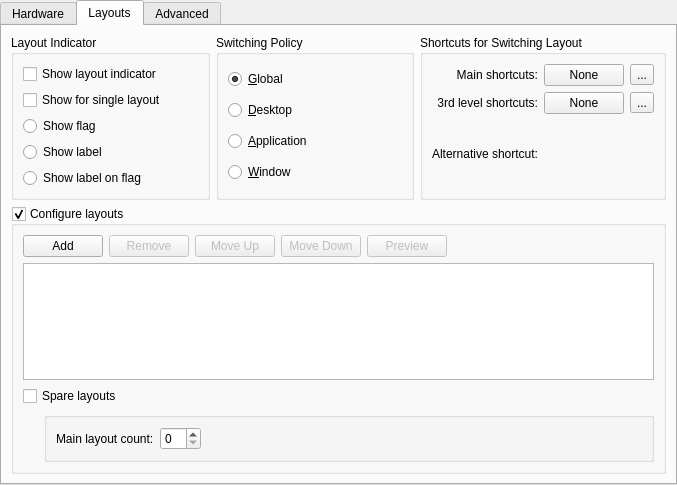
<?xml version="1.0" encoding="UTF-8"?>
<ui version="4.0">
 <class>TabWidget</class>
 <widget class="QTabWidget" name="TabWidget">
  <property name="geometry">
   <rect>
    <x>0</x>
    <y>0</y>
    <width>677</width>
    <height>485</height>
   </rect>
  </property>
  <property name="currentIndex">
   <number>1</number>
  </property>
  <widget class="QWidget" name="tabHardware">
   <attribute name="title">
    <string>Hardware</string>
   </attribute>
   <layout class="QFormLayout" name="formLayout">
    <item row="0" column="0">
     <widget class="QLabel" name="label_4">
      <property name="sizePolicy">
       <sizepolicy hsizetype="Minimum" vsizetype="Preferred">
        <horstretch>1</horstretch>
        <verstretch>0</verstretch>
       </sizepolicy>
      </property>
      <property name="text">
       <string>Keyboard &amp;model:</string>
      </property>
      <property name="alignment">
       <set>Qt::AlignRight|Qt::AlignTrailing|Qt::AlignVCenter</set>
      </property>
      <property name="buddy">
       <cstring>keyboardModelComboBox</cstring>
      </property>
     </widget>
    </item>
    <item row="0" column="1">
     <widget class="QComboBox" name="keyboardModelComboBox">
      <property name="sizePolicy">
       <sizepolicy hsizetype="Expanding" vsizetype="Fixed">
        <horstretch>2</horstretch>
        <verstretch>0</verstretch>
       </sizepolicy>
      </property>
      <property name="whatsThis">
       <string>Here you can choose a keyboard model. This setting is independent of your keyboard layout and refers to the &quot;hardware&quot; model, i.e. the way your keyboard is manufactured. Modern keyboards that come with your computer usually have two extra keys and are referred to as &quot;104-key&quot; models, which is probably what you want if you do not know what kind of keyboard you have.
</string>
      </property>
      <property name="maxVisibleItems">
       <number>15</number>
      </property>
      <property name="sizeAdjustPolicy">
       <enum>QComboBox::AdjustToContentsOnFirstShow</enum>
      </property>
     </widget>
    </item>
    <item row="1" column="0" colspan="2">
     <widget class="QWidget" name="lowerHardwareWidget" native="true">
      <property name="sizePolicy">
       <sizepolicy hsizetype="Expanding" vsizetype="Expanding">
        <horstretch>1</horstretch>
        <verstretch>1</verstretch>
       </sizepolicy>
      </property>
      <property name="minimumSize">
       <size>
        <width>0</width>
        <height>100</height>
       </size>
      </property>
      <property name="baseSize">
       <size>
        <width>0</width>
        <height>0</height>
       </size>
      </property>
      <layout class="QVBoxLayout" name="verticalLayout_2">
       <property name="margin">
        <number>0</number>
       </property>
      </layout>
     </widget>
    </item>
   </layout>
  </widget>
  <widget class="QWidget" name="tabLayouts">
   <attribute name="title">
    <string>Layouts</string>
   </attribute>
   <layout class="QGridLayout" name="gridLayout_2">
    <item row="0" column="0">
     <layout class="QHBoxLayout" name="horizontalLayout_3">
      <item>
       <widget class="KButtonGroup" name="kbuttongroup">
        <property name="title">
         <string>Layout Indicator</string>
        </property>
        <layout class="QGridLayout" name="gridLayout_3">
         <item row="0" column="0">
          <widget class="QCheckBox" name="showIndicatorChk">
           <property name="text">
            <string>Show layout indicator</string>
           </property>
          </widget>
         </item>
         <item row="1" column="0">
          <widget class="QCheckBox" name="showSingleChk">
           <property name="text">
            <string>Show for single layout</string>
           </property>
          </widget>
         </item>
         <item row="2" column="0">
          <widget class="QRadioButton" name="showFlagRadioBtn">
           <property name="text">
            <string>Show flag</string>
           </property>
          </widget>
         </item>
         <item row="3" column="0">
          <widget class="QRadioButton" name="showLabelRadioBtn">
           <property name="text">
            <string>Show label</string>
           </property>
          </widget>
         </item>
         <item row="4" column="0">
          <widget class="QRadioButton" name="showLabelOnFlagRadioBtn">
           <property name="text">
            <string>Show label on flag</string>
           </property>
          </widget>
         </item>
        </layout>
       </widget>
      </item>
      <item>
       <widget class="KButtonGroup" name="switchingPolicyButtonGroup">
        <property name="whatsThis">
         <string>If you select &quot;Application&quot; or &quot;Window&quot; switching policy, changing the keyboard layout will only affect the current application or window.</string>
        </property>
        <property name="title">
         <string>Switching Policy</string>
        </property>
        <layout class="QGridLayout">
         <item row="0" column="0">
          <widget class="QRadioButton" name="switchByGlobalRadioBtn">
           <property name="text">
            <string>&amp;Global</string>
           </property>
           <property name="checked">
            <bool>true</bool>
           </property>
          </widget>
         </item>
         <item row="1" column="0">
          <widget class="QRadioButton" name="switchByDesktopRadioBtn">
           <property name="text">
            <string>&amp;Desktop</string>
           </property>
          </widget>
         </item>
         <item row="2" column="0">
          <widget class="QRadioButton" name="switchByApplicationRadioBtn">
           <property name="text">
            <string>&amp;Application</string>
           </property>
          </widget>
         </item>
         <item row="3" column="0">
          <widget class="QRadioButton" name="switchByWindowRadioBtn">
           <property name="text">
            <string>&amp;Window</string>
           </property>
          </widget>
         </item>
        </layout>
       </widget>
      </item>
      <item>
       <widget class="QGroupBox" name="shortcutsGroupBox">
        <property name="title">
         <string>Shortcuts for Switching Layout</string>
        </property>
        <layout class="QGridLayout" name="_2">
         <item row="0" column="0">
          <widget class="QLabel" name="label">
           <property name="text">
            <string>Main shortcuts:</string>
           </property>
           <property name="alignment">
            <set>Qt::AlignRight|Qt::AlignTrailing|Qt::AlignVCenter</set>
           </property>
           <property name="buddy">
            <cstring>xkbGrpShortcutBtn</cstring>
           </property>
          </widget>
         </item>
         <item row="0" column="1">
          <widget class="QPushButton" name="xkbGrpShortcutBtn">
           <property name="whatsThis">
            <string>This is a shortcut for switching layouts which is handled by X.org. It allows modifier-only shortcuts.</string>
           </property>
           <property name="text">
            <string comment="no shortcut defined">None</string>
           </property>
          </widget>
         </item>
         <item row="0" column="2">
          <widget class="QToolButton" name="xkbGrpClearBtn">
           <property name="text">
            <string>...</string>
           </property>
          </widget>
         </item>
         <item row="1" column="0">
          <widget class="QLabel" name="label_3">
           <property name="text">
            <string>3rd level shortcuts:</string>
           </property>
           <property name="alignment">
            <set>Qt::AlignRight|Qt::AlignTrailing|Qt::AlignVCenter</set>
           </property>
           <property name="buddy">
            <cstring>xkb3rdLevelShortcutBtn</cstring>
           </property>
          </widget>
         </item>
         <item row="1" column="1">
          <widget class="QPushButton" name="xkb3rdLevelShortcutBtn">
           <property name="whatsThis">
            <string>This is a shortcut for switching to a third level of the active layout (if it has one) which is handled by X.org. It allows modifier-only shortcuts.</string>
           </property>
           <property name="text">
            <string comment="no shortcut defined">None</string>
           </property>
          </widget>
         </item>
         <item row="1" column="2">
          <widget class="QToolButton" name="xkb3rdLevelClearBtn">
           <property name="text">
            <string>...</string>
           </property>
          </widget>
         </item>
         <item row="2" column="0">
          <widget class="QLabel" name="label_2">
           <property name="text">
            <string>Alternative shortcut:</string>
           </property>
           <property name="alignment">
            <set>Qt::AlignRight|Qt::AlignTrailing|Qt::AlignVCenter</set>
           </property>
           <property name="buddy">
            <cstring>kdeKeySequence</cstring>
           </property>
          </widget>
         </item>
         <item row="2" column="1" colspan="2">
          <widget class="KKeySequenceWidget" name="kdeKeySequence">
           <property name="whatsThis">
            <string>This is a shortcut for switching layouts which is handled by KDE. It does not support modifier-only shortcuts and also may not work in some situations (e.g. if popup is active or from screensaver).</string>
           </property>
           <property name="multiKeyShortcutsAllowed">
            <bool>false</bool>
           </property>
          </widget>
         </item>
        </layout>
       </widget>
      </item>
     </layout>
    </item>
    <item row="1" column="0">
     <widget class="QGroupBox" name="layoutsGroupBox">
      <property name="enabled">
       <bool>true</bool>
      </property>
      <property name="title">
       <string>Configure layouts</string>
      </property>
      <property name="flat">
       <bool>false</bool>
      </property>
      <property name="checkable">
       <bool>true</bool>
      </property>
      <layout class="QGridLayout" name="gridLayout_5">
       <item row="0" column="0" colspan="2">
        <layout class="QHBoxLayout" name="horizontalLayout">
         <item>
          <widget class="QPushButton" name="addLayoutBtn">
           <property name="text">
            <string>Add</string>
           </property>
          </widget>
         </item>
         <item>
          <widget class="QPushButton" name="removeLayoutBtn">
           <property name="enabled">
            <bool>false</bool>
           </property>
           <property name="text">
            <string>Remove</string>
           </property>
          </widget>
         </item>
         <item>
          <widget class="QPushButton" name="moveUpBtn">
           <property name="enabled">
            <bool>false</bool>
           </property>
           <property name="text">
            <string>Move Up</string>
           </property>
          </widget>
         </item>
         <item>
          <widget class="QPushButton" name="moveDownBtn">
           <property name="enabled">
            <bool>false</bool>
           </property>
           <property name="text">
            <string>Move Down</string>
           </property>
          </widget>
         </item>
         <item>
          <widget class="QPushButton" name="previewButton">
           <property name="enabled">
            <bool>false</bool>
           </property>
           <property name="text">
            <string>Preview</string>
           </property>
          </widget>
         </item>
         <item>
          <spacer name="horizontalSpacer">
           <property name="orientation">
            <enum>Qt::Horizontal</enum>
           </property>
           <property name="sizeHint" stdset="0">
            <size>
             <width>40</width>
             <height>20</height>
            </size>
           </property>
          </spacer>
         </item>
        </layout>
       </item>
       <item row="1" column="0" colspan="2">
        <widget class="QTableView" name="layoutsTableView">
         <property name="selectionBehavior">
          <enum>QAbstractItemView::SelectRows</enum>
         </property>
         <property name="showGrid">
          <bool>false</bool>
         </property>
         <attribute name="verticalHeaderVisible">
          <bool>false</bool>
         </attribute>
        </widget>
       </item>
       <item row="2" column="0" colspan="2">
        <widget class="QCheckBox" name="layoutLoopingCheckBox">
         <property name="text">
          <string>Spare layouts</string>
         </property>
        </widget>
       </item>
       <item row="3" column="0">
        <spacer name="horizontalSpacer_2">
         <property name="orientation">
          <enum>Qt::Horizontal</enum>
         </property>
         <property name="sizeType">
          <enum>QSizePolicy::Fixed</enum>
         </property>
         <property name="sizeHint" stdset="0">
          <size>
           <width>15</width>
           <height>20</height>
          </size>
         </property>
        </spacer>
       </item>
       <item row="3" column="1">
        <widget class="QGroupBox" name="layoutLoopingGroupBox">
         <property name="title">
          <string/>
         </property>
         <property name="flat">
          <bool>true</bool>
         </property>
         <layout class="QGridLayout" name="gridLayout_4">
          <item row="0" column="0">
           <widget class="QLabel" name="label_5">
            <property name="text">
             <string>Main layout count:</string>
            </property>
           </widget>
          </item>
          <item row="0" column="1">
           <widget class="QSpinBox" name="layoutLoopCountSpinBox"/>
          </item>
          <item row="0" column="2">
           <spacer name="horizontalSpacer_3">
            <property name="orientation">
             <enum>Qt::Horizontal</enum>
            </property>
            <property name="sizeHint" stdset="0">
             <size>
              <width>431</width>
              <height>20</height>
             </size>
            </property>
           </spacer>
          </item>
         </layout>
        </widget>
       </item>
      </layout>
     </widget>
    </item>
   </layout>
  </widget>
  <widget class="QWidget" name="tabAdvanced">
   <attribute name="title">
    <string>Advanced</string>
   </attribute>
   <layout class="QGridLayout" name="gridLayout_7">
    <item row="0" column="0" colspan="2">
     <widget class="QCheckBox" name="configureKeyboardOptionsChk">
      <property name="text">
       <string>&amp;Configure keyboard options</string>
      </property>
     </widget>
    </item>
    <item row="1" column="0">
     <widget class="QTreeView" name="xkbOptionsTreeView">
      <property name="enabled">
       <bool>false</bool>
      </property>
      <property name="selectionMode">
       <enum>QAbstractItemView::NoSelection</enum>
      </property>
      <property name="headerHidden">
       <bool>true</bool>
      </property>
     </widget>
    </item>
   </layout>
  </widget>
 </widget>
 <customwidgets>
  <customwidget>
   <class>KButtonGroup</class>
   <extends>QGroupBox</extends>
   <header>kbuttongroup.h</header>
   <container>1</container>
  </customwidget>
  <customwidget>
   <class>KKeySequenceWidget</class>
   <extends>QWidget</extends>
   <header>kkeysequencewidget.h</header>
  </customwidget>
 </customwidgets>
 <resources/>
 <connections/>
 <slots>
  <signal>changed(bool)</signal>
 </slots>
</ui>
